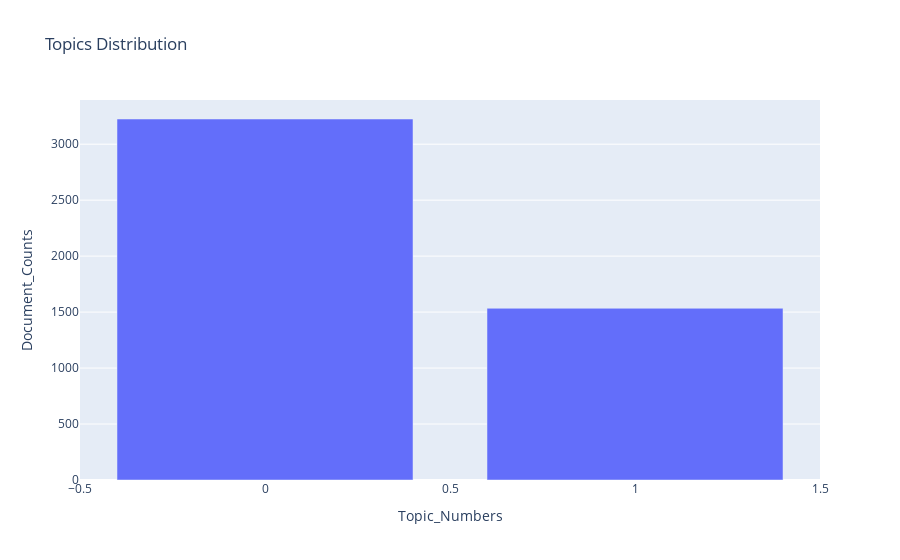

Notebook cell for this chart:
### Markdown cell above
Topics that can be inferred are:

1. Topic Number: 0
   - Probable topic title: Stocks
   - Key terms: 'gold, buy, gold_loan, stock, today, good, manappuram, bank, target, stocks'

<br>

2. Topic Number: 1
   - Probable topic title: Customer Experience
   - Key terms: 'gold_loan, help, loan, india, company, branch, like, pay, mr, money'

### Code cell
post_dist, fig = processor.plot_topic_distribution(post_df_topic_sents_keywords)
fig.show()

### Figure 1 — Plotly figure (JSON) as saved in the notebook; plotly's stock layout.template omitted (floating-point values rounded to 4 significant figures)
{"data": [{"alignmentgroup": "True", "hovertemplate": "Topic_Numbers=%{x}<br>Document_Counts=%{y}<extra></extra>", "legendgroup": "", "marker": {"color": "#636efa", "pattern": {"shape": ""}}, "name": "", "offsetgroup": "", "orientation": "v", "showlegend": false, "textposition": "auto", "type": "bar", "x": [0, 1], "xaxis": "x", "y": [3225, 1534], "yaxis": "y"}], "layout": {"barmode": "relative", "legend": {"tracegroupgap": 0}, "title": {"text": "Topics Distribution"}, "xaxis": {"anchor": "y", "domain": [0, 1], "title": {"text": "Topic_Numbers"}}, "yaxis": {"anchor": "x", "domain": [0, 1], "title": {"text": "Document_Counts"}}}}
